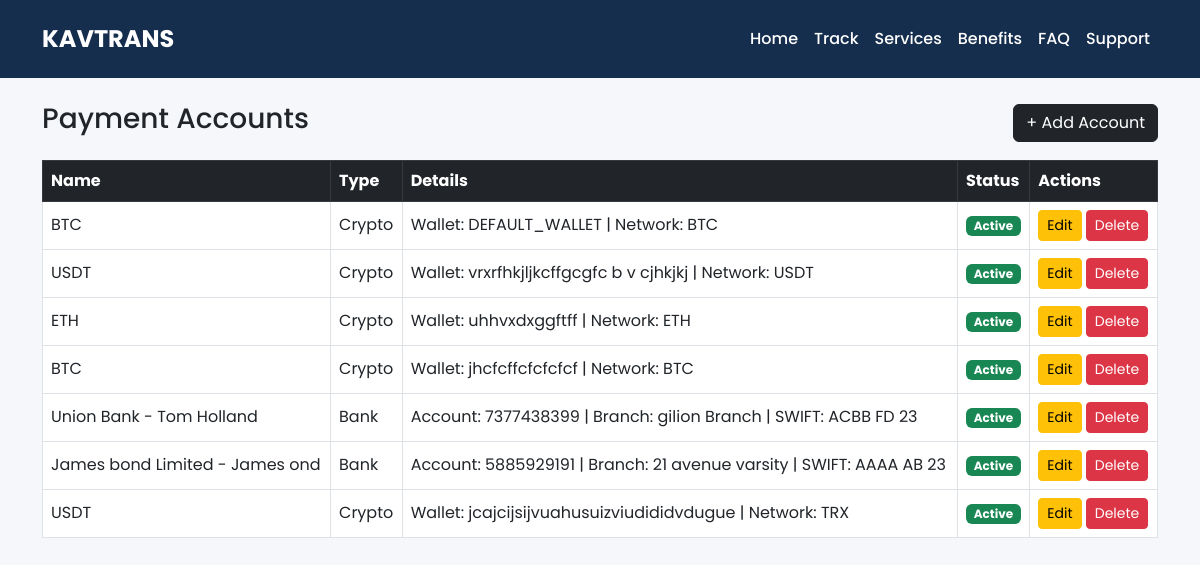
The page /dashboard/payment-accounts/ (signed in) on the database its author committed.
### core/models.py (models this page shows, shortened)
class CryptoWallet(models.Model):
    CURRENCY_CHOICES = [
        ('BTC','Bitcoin'),
        ('ETH','Ethereum'),
        ('USDT','USDT'),
        ('TRON','TRON')
    ]
    currency = models.CharField(max_length=10, choices=CURRENCY_CHOICES)
    wallet_address = models.CharField(max_length=200)
    network = models.CharField(max_length=50, blank=True)
    notes = models.TextField(blank=True)
    is_active = models.BooleanField(default=True)

### dashboard/views.py (the view, shortened to what this page needs)
# urls.py: path("payment-accounts/", views.payment_accounts, name="payment_accounts"),
@login_required(login_url="admin_login")
def payment_accounts(request):
    bank_accounts = BankAccount.objects.all()
    crypto_accounts = CryptoWallet.objects.all()
    paypal_accounts = PayPalAccount.objects.all()
    accounts = []
    for acc in bank_accounts:
        accounts.append({
            "id": acc.id,
            "name": f"{acc.bank_name} - {acc.account_name}",
            "account_type": "bank",
            "details": f"Account: {acc.account_number} | Branch: {acc.branch} | SWIFT: {acc.swift_code}",
            "is_active": acc.is_active
        })
    for acc in crypto_accounts:
        accounts.append({
            "id": acc.id,
            "name": acc.currency,
            "account_type": "crypto",
            "details": f"Wallet: {acc.wallet_address} | Network: {acc.network or 'N/A'}",
            "is_active": acc.is_active
        })
    accounts.sort(key=lambda x: x["id"], reverse=True)
    return render(request, "dashboard/payment_accounts.html", {"accounts": accounts})

### templates/dashboard/payment_accounts.html
{% extends "dashboard/dashboard_base.html" %}
{% block content %}
<div class="container mt-4">
    <div class="d-flex justify-content-between align-items-center mb-3">
        <h3>Payment Accounts</h3>
        <a href="{% url 'add_payment_account' %}" class="btn btn-dark">+ Add Account</a>
    </div>
    <table class="table table-bordered bg-white table-hover align-middle">
        <thead class="table-dark">
            <tr>
                <th>Name</th>
                <th>Type</th>
                <th>Details</th>
                <th>Status</th>
                <th>Actions</th>
            </tr>
        </thead>
        <tbody>
            {% for acc in accounts %}
            <tr>
                <td>{{ acc.name }}</td>
                <td>{{ acc.account_type|title }}</td>
                <td>{{ acc.details|truncatechars:80 }}</td>
                <td>
                    {% if acc.is_active %}
                        <span class="badge bg-success">Active</span>
                    {% else %}
                        <span class="badge bg-secondary">Inactive</span>
                    {% endif %}
                </td>
                <td>
                    <a href="{% url 'edit_payment_account' acc.account_type acc.id %}" class="btn btn-sm btn-warning">Edit</a>
                    <a href="{% url 'delete_payment_account' acc.account_type acc.id %}" class="btn btn-sm btn-danger" onclick="return confirm('Delete this account?')">Delete</a>
                </td>
            </tr>
            {% empty %}
            <tr>
                <td colspan="5" class="text-center">No accounts yet</td>
            </tr>
            {% endfor %}
        </tbody>
    </table>
</div>
{% endblock %}

### templates/dashboard/dashboard_base.html (style rules this page uses)
:root { --primary:#162e4d; --secondary:#000; --white:#fff; --light:#f5f7fa; }
body { font-family:'Poppins', sans-serif; background:var(--light); margin:0; }

### rows shown on the page
CryptoWallet: name "BTC"
CryptoWallet: name "USDT"
CryptoWallet: name "ETH"
CryptoWallet: name "BTC"
CryptoWallet: name "USDT"

### other values the page prints
{{ acc.account_type|title }} "Crypto" "Crypto" "Crypto" "Crypto" "Bank" "Bank" "Crypto"
{{ acc.details|truncatechars:80 }} "Wallet: DEFAULT_WALLET | Network: BTC" "Wallet: vrxrfhkjljkcffgcgfc b v cjhkjkj | Network: USDT" "Wallet: uhhvxdxggftff | Network: ETH" "Wallet: jhcfcffcfcfcfcf | Network: BTC" "Account: 7377438399 | Branch: gilion Branch | SWIFT: ACBB FD 23" "Account: 5885929191 | Branch: 21 avenue varsity | SWIFT: AAAA AB 23" "Wallet: jcajcijsijvuahusuizviudididvdugue | Network: TRX"
{{ acc.name }} "Union Bank - Tom Holland" "James bond Limited - James ond"
